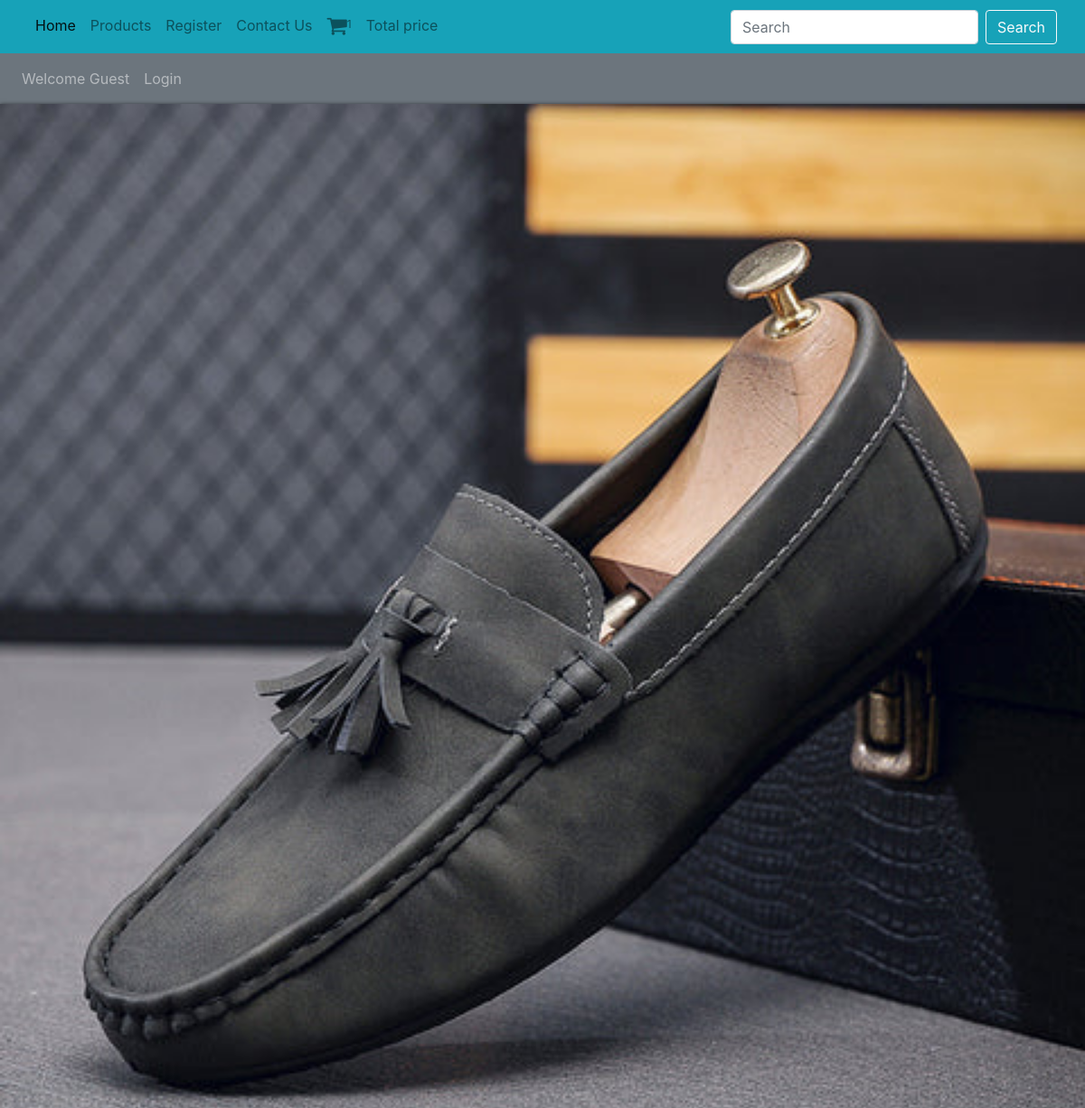
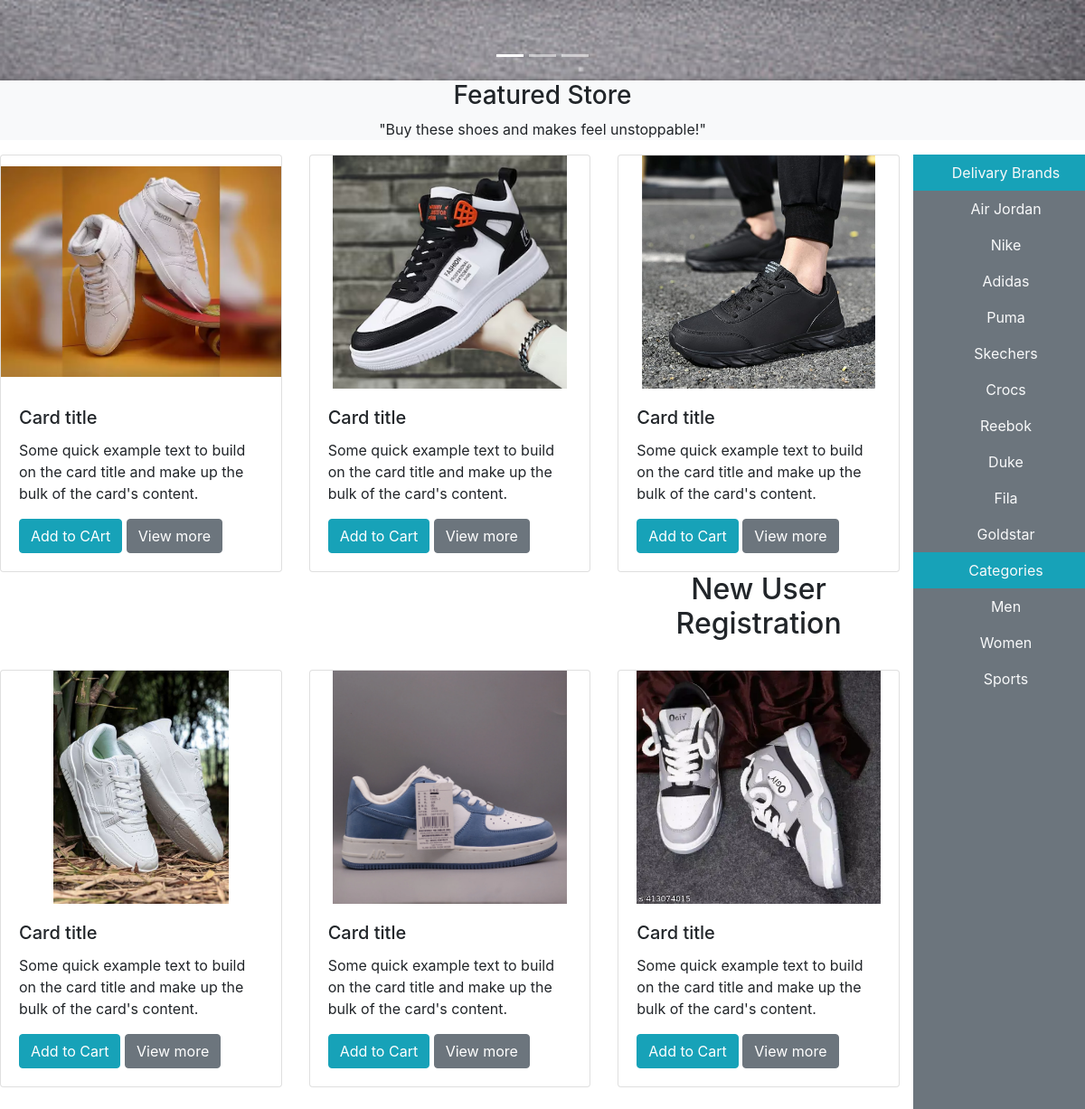
The page / on the database its author committed (2 pictures, top to bottom).
### tables this page shows
CREATE TABLE `brands` (
  `brand_id` int(11) NOT NULL,
  `brand_title` varchar(100) NOT NULL
);

CREATE TABLE `categories` (
  `category_id` int(11) NOT NULL,
  `category_title` varchar(100) NOT NULL
);

### index.php (the view, shortened to what this page needs)
<?php
include('includes/connect.php');
?>
<!DOCTYPE html>
<html lang="en">
<head>
    <link rel="stylesheet" href="https://cdn.jsdelivr.net/npm/bootstrap@4.0.0/dist/css/bootstrap.min.css"
>
    <link rel="stylesheet" href="https://cdnjs.cloudflare.com/ajax/libs/font-awesome/4.7.0/css/font-awesome.css"
 />
    <link rel="stylesheet" href="style.css">
</head>
<body>
    <div class="container-fluid p-0">
        <nav class="navbar navbar-expand-lg navbar-light bg-info">
            <div class="container-fluid">
                <div class="collapse navbar-collapse" id="navbarSupportedContent">
                    <ul class="navbar-nav mr-auto">
                        <li class="nav-item active">
                            <a class="nav-link" href="#">Home <span class="sr-only">(current)</span></a>
                        </li>
                        <li class="nav-item">
                            <a class="nav-link" href="#">Products</a>
                        </li>
                        <li class="nav-item">
                            <a class="nav-link" href="#">Register</a>
                        </li>
                        <li class="nav-item">
                            <a class="nav-link" href="#">Contact Us</a>
                        </li>
                        <li class="nav-item">
                            <a class="nav-link" href="#"><i class="fa fa-shopping-cart"
                                    style="font-size:24px"></i><sup>1</sup></a>
                        </li>
                        <li class="nav-item">
                            <a class="nav-link" href="#">Total price</a>
                        </li>
                    </ul>
                    <form class="d-flex">
                        <input class="form-control mr-sm-2" type="search" placeholder="Search" aria-label="Search">
                        <button class="btn btn-outline-light" type="submit">Search</button>
                    </form>
                </div>
            </div>
        </nav>
        <nav class="navbar navbar-expand-lg navbar-dark bg-secondary">
            <ul class="navbar-nav me-auto">
                <li class="nav-item">
                    <a class="nav-link" href="#">Welcome Guest</a>
                </li>
                <li class="nav-item">
                    <a class="nav-link" href="#">Login</a>
                </li>
            </ul>
        </nav>
        <div id="Slider" class="carousel slide" data-ride="carousel">
            <div class="carousel-inner">
                <div class="carousel-item active">
                    <img class="d-block w-100" src="./images/causal01.jpeg" alt="First slide">
                </div>
                <div id="carouselExampleIndicators" class="carousel slide" data-ride="carousel">
                    <ol class="carousel-indicators">
                        <li data-target="#Slider" data-slide-to="0" class="active"></li>
                        <li data-target="#Slider" data-slide-to="1"></li>
                        <li data-target="#Slider" data-slide-to="2"></li>
                    </ol>
                </div>
            </div>
            <div class="bg-light">
                <h3 class="text-center">Featured Store</h3>
                <p class="text-center">"Buy these shoes and makes feel unstoppable!"</p>
            </div>
            <div class="row">
                <div class="col-md-10">
                    <div class="row">
                        <div class="col-md-4 mb-4">
                            <div class="card">
                                <img class="card-img-top" src="./images/sneaker1.jpeg" alt="">
                                <div class="card-body">
                                    <h5 class="card-title">Card title</h5>
                                    <p class="card-text">Some quick example text to build on the card title and make up
                                        the bulk of the card's content.</p>
                                    <a href="#" class="btn btn-info">Add to CArt</a>
                                    <a href="#" class="btn btn-secondary">View more</a>
                                </div>
                            </div>
                        </div>
                        <div class="col-md-4 mb-4">
                            <div class="card">
                                <img class="card-img-top" src="./images/sneaker3.jpeg" alt="">
                                <div class="card-body">
                                    <h5 class="card-title">Card title</h5>
                                    <p class="card-text">Some quick example text to build on the card title and make up
                                        the bulk of the card's content.</p>
                                    <a href="#" class="btn btn-info">Add to Cart</a>
                                    <a href="#" class="btn btn-secondary">View more</a>
                                </div>
                            </div>
                        </div>
                        <div class="col-md-4 mb-4">
                            <div class="card">
                                <img class="card-img-top" src="./images/sneaker2.jpeg" alt="">
                                <div class="card-body">
                                    <h5 class="card-title">Card title</h5>
                                    <p class="card-text">Some quick example text to build on the card title and make up
                                        the bulk of the card's content.</p>
                                    <a href="#" class="btn btn-info">Add to Cart</a>
                                    <a href="#" class="btn btn-secondary">View more</a>
                                </div>
                            </div>
                            <h2 class="text-center fw-bold">New User Registration</h2>
                        </div>
                        <div class="col-md-4 mb-4">
                            <div class="card">
                                <img class="card-img-top" src="./images/sneaker02.jpg" alt="">
                                <div class="card-body">
                                    <h5 class="card-title">Card title</h5>
                                    <p class="card-text">Some quick example text to build on the card title and make up
                                        the bulk of the card's content.</p>
                                    <a href="#" class="btn btn-info">Add to Cart</a>
                                    <a href="#" class="btn btn-secondary">View more</a>
                                </div>
                            </div>
                        </div>
                        <div class="col-md-4 mb-4">
                            <div class="card">
                                <img class="card-img-top" src="./images/sneaker5.jpeg" alt="">
                                <div class="card-body">
                                    <h5 class="card-title">Card title</h5>
                                    <p class="card-text">Some quick example text to build on the card title and make up
                                        the bulk of the card's content.</p>
                                    <a href="#" class="btn btn-info">Add to Cart</a>
                                    <a href="#" class="btn btn-secondary">View more</a>
                                </div>
                            </div>
                        </div>
                        <div class="col-md-4 mb-4">
                            <div class="card">
                                <img class="card-img-top" src="./images/sneaker04.jpeg" alt="">
                                <div class="card-body">
                                    <h5 class="card-title">Card title</h5>
                                    <p class="card-text">Some quick example text to build on the card title and make up
                                        the bulk of the card's content.</p>
                                    <a href="#" class="btn btn-info">Add to Cart</a>
                                    <a href="#" class="btn btn-secondary">View more</a>
                                </div>
                            </div>
                        </div>
                    </div>
                </div>
                <div class="col-md-2 bg-secondary p-0">
                    <ul class="navbar-nav me-auto text-center ">
                        <li class="nav-item bg-info">
                            <a href="#" class="nav-link text-light">Delivary Brands</a>
                        </li>
                        <?php
  $select_brands="SELECT *FROM brands";
  $result_brands=mysqli_query($con,$select_brands);
  while($row_data=mysqli_fetch_assoc($result_brands)){
    $brand_title=$row_data['brand_title'];
    echo "<li class='nav-item'>
    <a href='index.php?brand=$brand_title' class='nav-link text-light'>$brand_title</a>
  </li>";
  }
  ?>
                        <li class="nav-item bg-info">
                            <a href="#" class="nav-link text-light">Categories</a>
                        </li>
                        <?php
   $select_category="SELECT *FROM categories";
   $result_category=mysqli_query($con,$select_category);
   while($row_data=mysqli_fetch_assoc($result_category)){
     $category_title=$row_data['category_title'];
     $category_id=$row_data['category_id'];
     echo "<li class='nav-item'>
     <a href='index.php?category=$category_id' class='nav-link text-light'>$category_title</a>
   </li>";
   }
   ?>
                    </ul>
                </div>
</body>
</html>

### style.css (style rules this page uses)
.card-img-top { width: 100%; height: 100%; aspect-ratio: 1.2; object-fit: contain; }
.carousel { box-shadow: 1px 1px 4px 1px rgba(0,0,0,0.5); }

### rows shown on the page
brands: brand_title "Air Jordan"
brands: brand_title "Nike"
brands: brand_title "Adidas"
brands: brand_title "Puma"
brands: brand_title "Skechers"
brands: brand_title "Crocs"
brands: brand_title "Reebok"
brands: brand_title "Duke"
brands: brand_title "Fila"
brands: brand_title "Goldstar"
categories: category_title "Men"
categories: category_title "Women"
categories: category_title "Sports"
